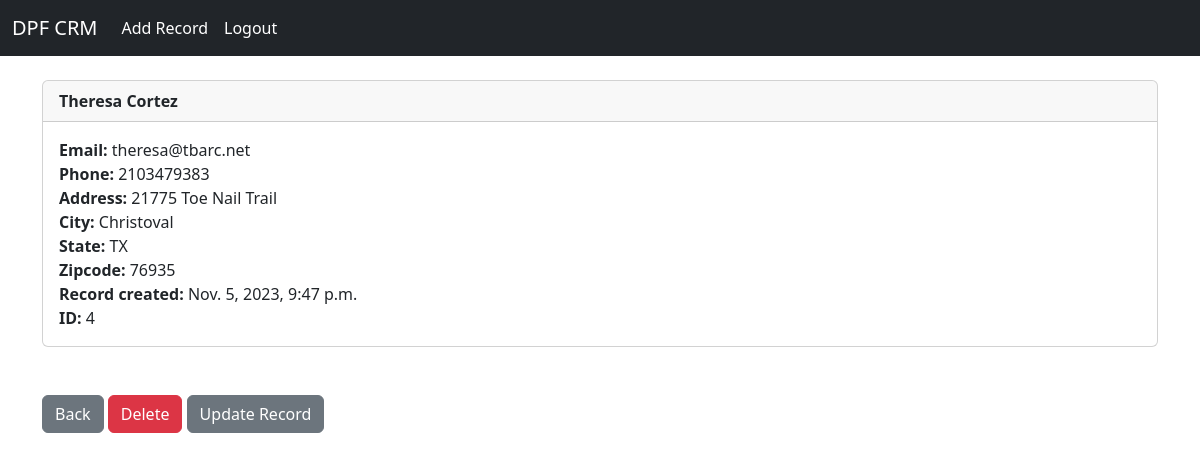
The app's page /record/4 (signed in) with its own data.
### website/models.py (models this page shows, shortened)
class Record(models.Model):
	created_at = models.DateTimeField(auto_now_add=True)
	first_name = models.CharField(max_length=50)
	last_name = models.CharField(max_length=50)
	email = models.CharField(max_length=100)
	phone = models.CharField(max_length=15)
	address = models.CharField(max_length=100)
	city = models.CharField(max_length=50)
	state = models.CharField(max_length=50)
	zipcode = models.CharField(max_length=20)

### website/views.py (the view)
# urls.py: path('record/<int:pk>', views.customer_record, name = 'record'),
def customer_record(request, pk):
		if request.user.is_authenticated:
			customer_record = Record.objects.get(id=pk)
			return render(request, 'record.html', {'customer_record':customer_record})
		else:
			messages.success(request, "You Must Be Logged In To View That Page...")
			return redirect('home')

### website/templates/record.html
{% extends 'base.html' %}
{% block content %}
<div class="card">
  <div class="card-header">
    <strong>{{ customer_record.first_name }}
    {{ customer_record.last_name }}</strong>
  </div>
  <div class="card-body">
  	<p class ="card-text">
       <strong>Email:           </strong>{{ customer_record.email }}<br/>
        <strong>Phone:          </strong>{{ customer_record.phone }}<br/>
        <strong>Address:        </strong>{{ customer_record.address }}<br/>
        <strong>City:           </strong>{{ customer_record.city }}<br/>
        <strong>State:          </strong>{{ customer_record.state }}<br/>
        <strong>Zipcode:        </strong>{{ customer_record.zipcode }}<br/>
        <strong>Record created: </strong>{{ customer_record.created_at }}<br/>
        <strong>ID:             </strong>{{ customer_record.id }}<br/>
      </p>
  </div>
</div>
<br/><br/>
<a href="{% url 'home' %}" class="btn btn-secondary">Back </a>
<a href="{% url 'delete_record' customer_record.id  %}" class="btn btn-danger">Delete </a>
<a href="{% url 'update_record' customer_record.id %}" class="btn btn-secondary">Update Record </a>
{% endblock %}

### records on screen
Record: first_name "Theresa", last_name "Cortez", email "theresa@tbarc.net", phone "2103479383", address "21775 Toe Nail Trail", city "Christoval", state "TX", zipcode "76935", created_at "Nov. 5, 2023, 9:47 p.m.", id "4"
